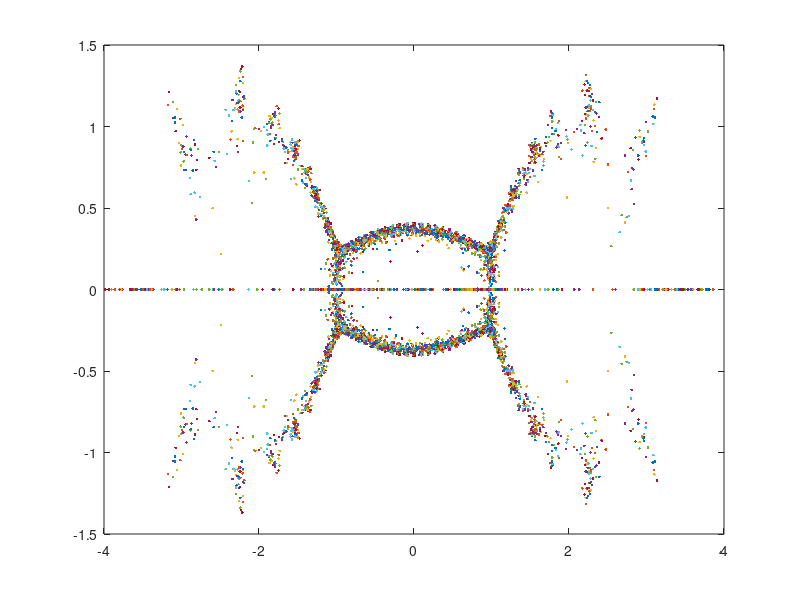

MATLAB code for this plot:
%---------------------------------Question 1-------------------------------
%a)
n = 15;
%random matrix with values in the interval [-1,1]
B = -1 + (1+1)*rand(n);
disp('Q1a B = ');
disp(B);

%b) display random orthonormal matrix Q with n ≥ 10.
[Q, R] = qr(B);
disp('Q1b Q = ');
disp(Q);

%% 
%c)
n = 50;
%e = epsilon = 10^-8
e = 0.0000001;
eQ = cell(10);

for i = 1:100
    A = -1 + (1+1)*rand(n);
    [Q, R] = qr(A);
    eQ{i} = e * Q;
end

%---------------------------------Question 2-------------------------------
% a)
v = ones(1,n-1);
J = diag(v,1);

% b)
B = 4*J;
kB = cond(B,2);
eigen_b = eig(B);
disp('Q2b eigenvalues of A = 4*J:');
disp(eigen_b);
disp('Q2b kA:');
disp(kB);
for i = 1:100
    eQi = cell2mat(eQ(i));
    bPerturb = eig(B + eQi);
    plot(bPerturb, '.');
    hold on
end
hold off

% c)
C = (4*J + 4*J^2);
kC = cond(C,2);
eigen_c = eig(C);
disp('Q2c eigenvalues of A = 4*J + 4*J^2:');
disp(eigen_c);
disp('Q2c kA:');
disp(kC);
for i = 1:100
    eQi = cell2mat(eQ(i));
    cPerturb = eig(C + eQi);
    plot(cPerturb, '.');
    hold on
end
hold off

%---------------------------------Question 3-------------------------------
% a)
s = ones(1,n);
s = s *(-2);
S = diag(s);
l = ones(1,n-1);
L = diag(l,-1);
%Matrices
L = S + L;
S = L + J;
U = J;

% b) D = A = L^(-1) * U -> code analyzer recommended L\U > inv(L)*U
D = L\U; 
eigen_d = eig(D);
disp('Q3b eigenvalues of A = inv(L)*U:');
disp(eigen_d);
kD = cond(D,2);
disp('Q3b kA:');
disp(kD);
plot(eigen_d, '.');

% c)
for i = 1:100
    eQi = cell2mat(eQ(i));
    dPerturb = eig(D + eQi);
    plot(dPerturb, '.');
    hold on
end
hold off
 
%---------------------------------Question 4-------------------------------
% a)
r = linspace(-2,2,n);
p = poly(r);

% b) F = A = companion matrix to p
F = compan(p);

% c)
eigen_f = eig(F);
disp('Q4c Compare roots r with eigenvalues of A');
disp(abs(r' - eigen_f));
kF = cond(F,2);
disp('Q4c kA:');
disp(kF);

for i = 1:100
    eQi = cell2mat(eQ(i));
    fPerturb = eig(F+ eQi);
    plot(fPerturb, '.');
    hold on
end
hold off

% d)
M = 2*rand(n) - 1; 
[W,R] = qr(M); 
%G = Matrix B as per question
G = W*diag(r)*W';
eigen_g = eig(G);
disp('Q4d eigenvalues of B:');
disp(eigen_g);
gPer_eig = cell(10);
g2Per_eig = cell(10);
%calculate eigenvalues using 10 perturbation matrices
for i = 1:10
    eQi = cell2mat(eQ(i));
    eQiT = eQi';
    gPerturb = eig(G + eQi);
    gPer_eig{i} = gPerturb;
    g2Perturb = eig(G + (eQi + eQiT));
    g2Per_eig{i} = g2Perturb;
    msg = ['Q4d eigenvalues of B + eQ{',num2str(i),'} vs eigenvalues of B + (e(Q{',num2str(i),'} + transpose(Q{',num2str(i),'}))):'];
    disp(msg);
    disp([gPerturb g2Perturb]);
    disp('Q4d difference:');
    disp(abs(eigen_g - gPerturb));
end

%compare eigenvalues of A and B
diff = abs(eigen_f - eigen_g);
disp('Q4d difference between eigenvalues of A vs B');
disp(diff);

